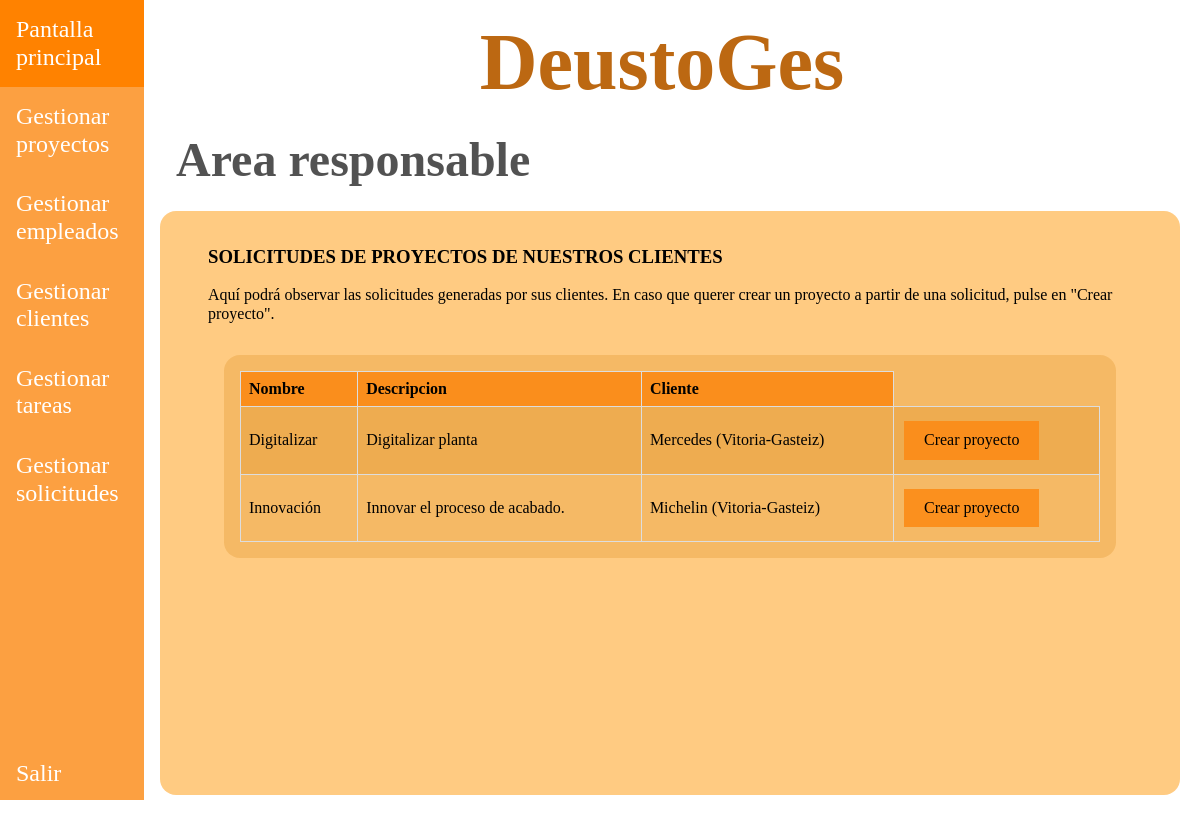
Screenshot of /appDeustoGes/responsables/2/solicitudes with the database file from the repository.
### appDeustoGes/models.py (models this page shows, shortened)
class Solicitud(models.Model):
    titulo = models.CharField(max_length=31)
    descripcion = models.TextField()
    cliente = models.ForeignKey(Cliente, on_delete=models.CASCADE)
    created = models.DateTimeField(auto_now_add=True, blank=True, null=True)
    updated = models.DateTimeField(auto_now=True, blank=True, null=True)
    class Meta:
        verbose_name = "solicitud"
        verbose_name_plural = "solicitudes"

class Cliente(models.Model):
    nombre = models.CharField(max_length=15)
    telefono = models.IntegerField()
    email = models.EmailField()
    direccion = models.CharField(max_length=50)
    created = models.DateTimeField(auto_now_add=True, blank=True, null=True)
    updated = models.DateTimeField(auto_now=True, blank=True, null=True)
    def __str__(self):
        return f"{self.nombre} ({self.direccion})"
    class Meta:
        verbose_name = "cliente"
        verbose_name_plural = "clientes"

### appDeustoGes/views.py (the view)
# urls.py: path('/responsables/<int:id_responsable>/solicitudes', views.gestion_solicitudes, name='gestion_solicitudes'),
def gestion_solicitudes(request, id_responsable):
    responsable = get_object_or_404(Empleado, id=id_responsable)
    solicitudes = Solicitud.objects.all()
    return render(request, 'appDeustoGes/gestion_solicitudes.html',
                  {'responsable': responsable, 'solicitudes': solicitudes})

### templates/appDeustoGes/gestion_solicitudes.html
{% extends "base.html" %}
{% block css %}
    <link rel="stylesheet" href="/../static/css/normalize.css">
    <link rel="stylesheet" href="/../static/css/style.css">
{% endblock %}
{% block nav_header %}
    <nav class="barra-lateral">
        <ul class="listado-barra-lateral">
            <div>
                <li><a href="{% url 'pantalla_responsable' responsable.id %}">Pantalla principal</a></li>
                <li><a href="{% url 'proyectos_index' responsable.id %}">Gestionar proyectos</a></li>
                <li><a href="{% url 'gestion_empleados' responsable.id %}">Gestionar empleados</a></li>
                <li><a href="{% url 'gestion_clientes' responsable.id %}">Gestionar clientes</a></li>
                <li><a href="{% url 'gestion_tareas' responsable.id %}">Gestionar tareas</a></li>
                <li><a href="{% url 'gestion_solicitudes' responsable.id %}">Gestionar solicitudes</a></li>
            </div>
            <div>
                <li><a href="{% url 'pantalla_inicio' %}">Salir</a></li>
            </div>
        </ul>
    </nav>
{% endblock %}
{% block main_contenido %}
<h2>Area responsable</h2>
<div class="contenido">
    <div class="introduccion">
<h3>SOLICITUDES DE PROYECTOS DE NUESTROS CLIENTES</h3>
    <p>Aquí podrá observar las solicitudes generadas por sus clientes. En caso que querer crear un proyecto
        a partir de una solicitud, pulse en "Crear proyecto".</p>
<div class="responsable-overflow">
<div class="contenido_interno">
        <table class="estilos-table">
            <thead>
                <tr>
                    <th>Nombre</th>
                    <th>Descripcion</th>
                    <th>Cliente</th>
                </tr>
            </thead>
            <tbody>
                {% for solicitud in solicitudes %}
                    <tr>
                        <td>{{ solicitud.titulo }}</td>
                        <td>{{ solicitud.descripcion }}</td>
                        <td>{{ solicitud.cliente }}</td>
                        <td><a href="{% url 'proyecto_create' responsable.id solicitud.id %}" class="añadir-button">
                            Crear proyecto</a></td>
                    </tr>
                {% endfor %}
            </tbody>
        </table>
    </div>
</div>
</div>
</div>
{% endblock %}

### static/css/style.css (style rules this page uses)
html { box-sizing: border-box; }
*, *:before, *:after { box-sizing: inherit; }
a { text-decoration: none; color: black; }
ul { list-style: none; margin: 0; padding: 0; }
.flex { display: flex; flex-wrap: wrap; width: 100%; overflow-x: hidden; }
h2 { margin-block:0; padding-block: 1.5rem; margin-left: 2rem; font-size: 6vh; width: 100%; color: rgba(0, 0, 0, 0.678); }
.barra-lateral { width: 12vw; background-color: rgba(252, 140, 24, 0.82); height: 100vh; }
.listado-barra-lateral { display: grid; grid-template-rows: 93vh 7vh; }
.listado-barra-lateral a { font-size: 1.5rem; color: white; display: block; padding: 1rem; }
.contenido { padding: 1rem; margin-left: 1rem; width: 85vw; height: 73vh; background-color: rgba(255, 149, 0, 0.49); border-radius: 1rem; }
.responsable-overflow { height: 35rem; overflow: scroll; overflow-x: hidden; }
.introduccion { margin-inline: 2rem; }
.contenido_interno { margin-inline: 1rem; padding: 1rem; background-color: rgba(216, 136, 24, 0.27); margin-block: 1rem; border-radius: 1rem; }
.estilos-table { width: 100%; border-collapse: collapse; }
.estilos-table th { background-color: rgba(252, 140, 24, 0.91); border: 1px solid #dddddd; text-align: left; padding: 8px; }
.estilos-table td { border: 1px solid #dddddd; text-align: left; padding: 8px; }
.estilos-table tr:nth-child(odd) { background-color: rgba(216, 136, 24, 0.27); }
.estilos-table td a { text-decoration: none; color: black; }
.añadir-button { background-color: rgba(252, 140, 24, 0.91); text-align: center; border: none; color: white; padding: 10px 20px; text-decoration: none; display: inline-block; font-size: 16px; margin: 6px 2px; transition-duration: 0.4s; cursor: pointer; }

### rows the page displays
Solicitud: titulo "Digitalizar", descripcion "Digitalizar planta", cliente "Mercedes (Vitoria-Gasteiz)"
Solicitud: titulo "Innovación", descripcion "Innovar el proceso de acabado.", cliente "Michelin (Vitoria-Gasteiz)"
